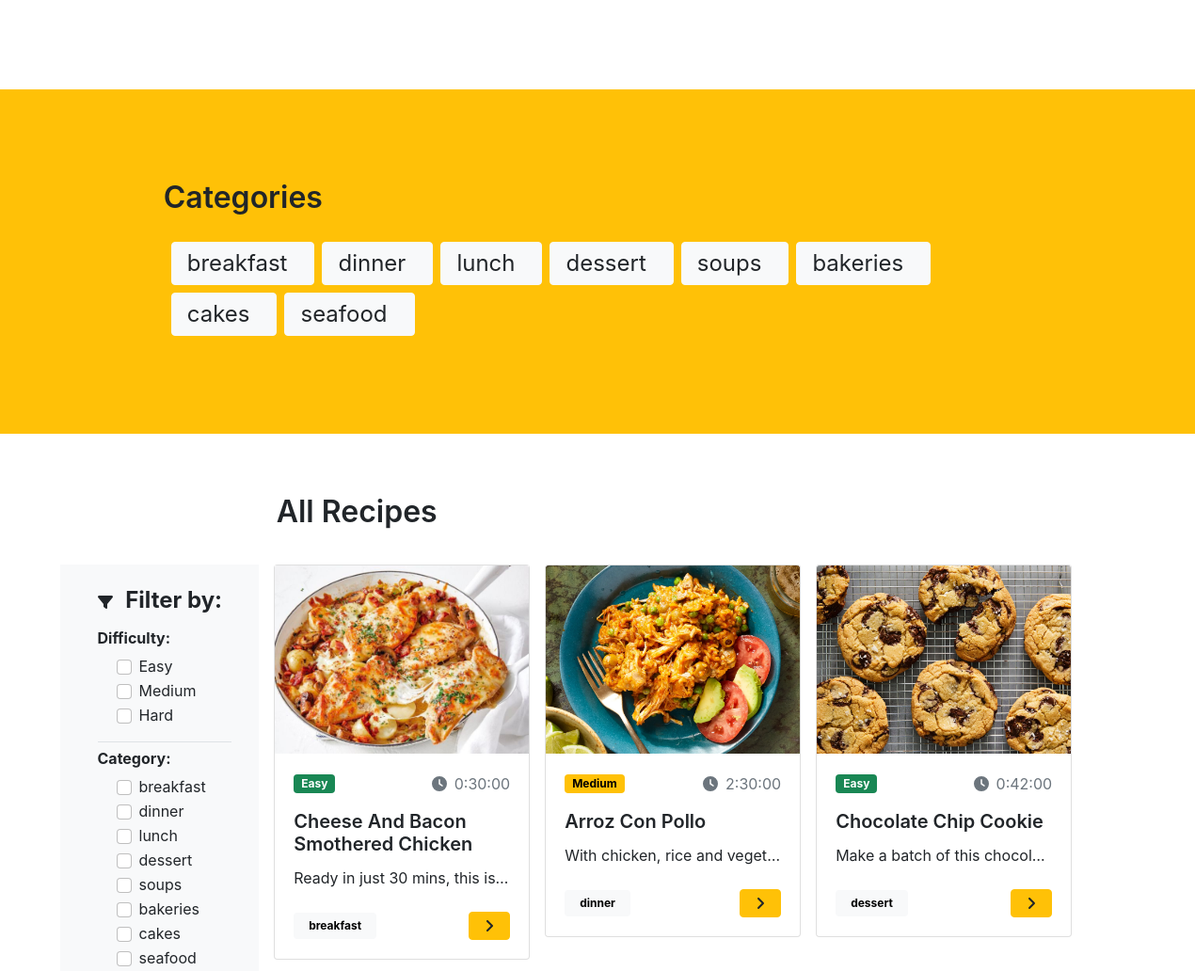
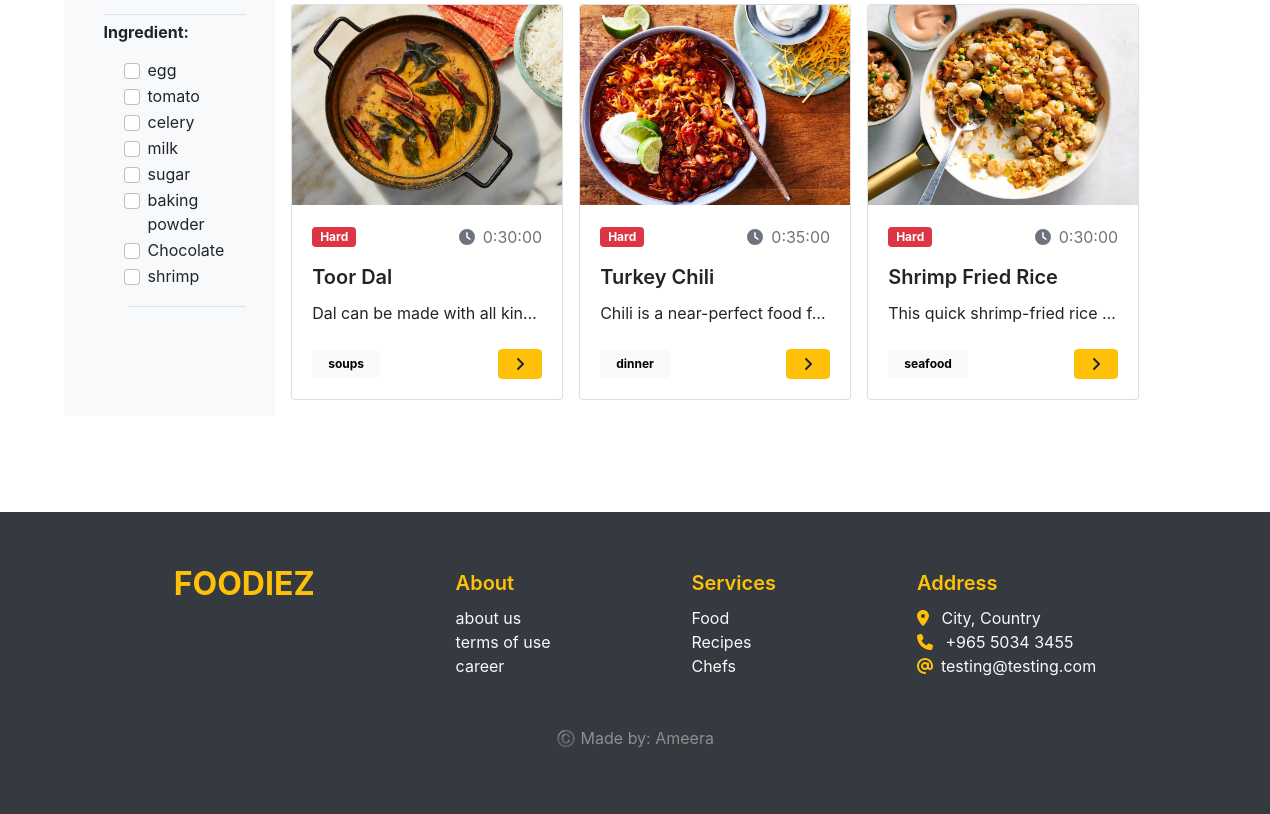
The app's page / (lower part), older data (2 pictures, top to bottom).
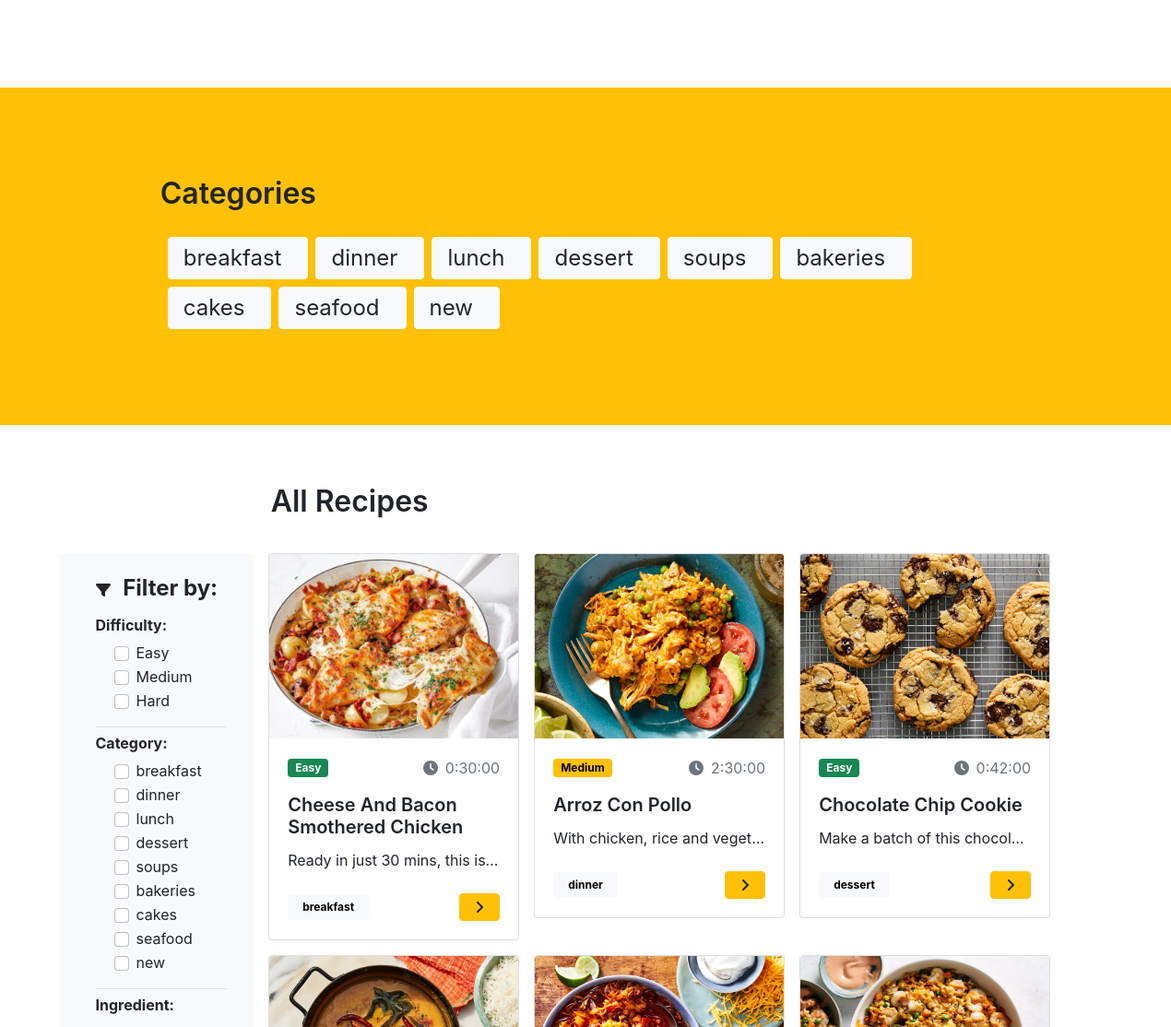
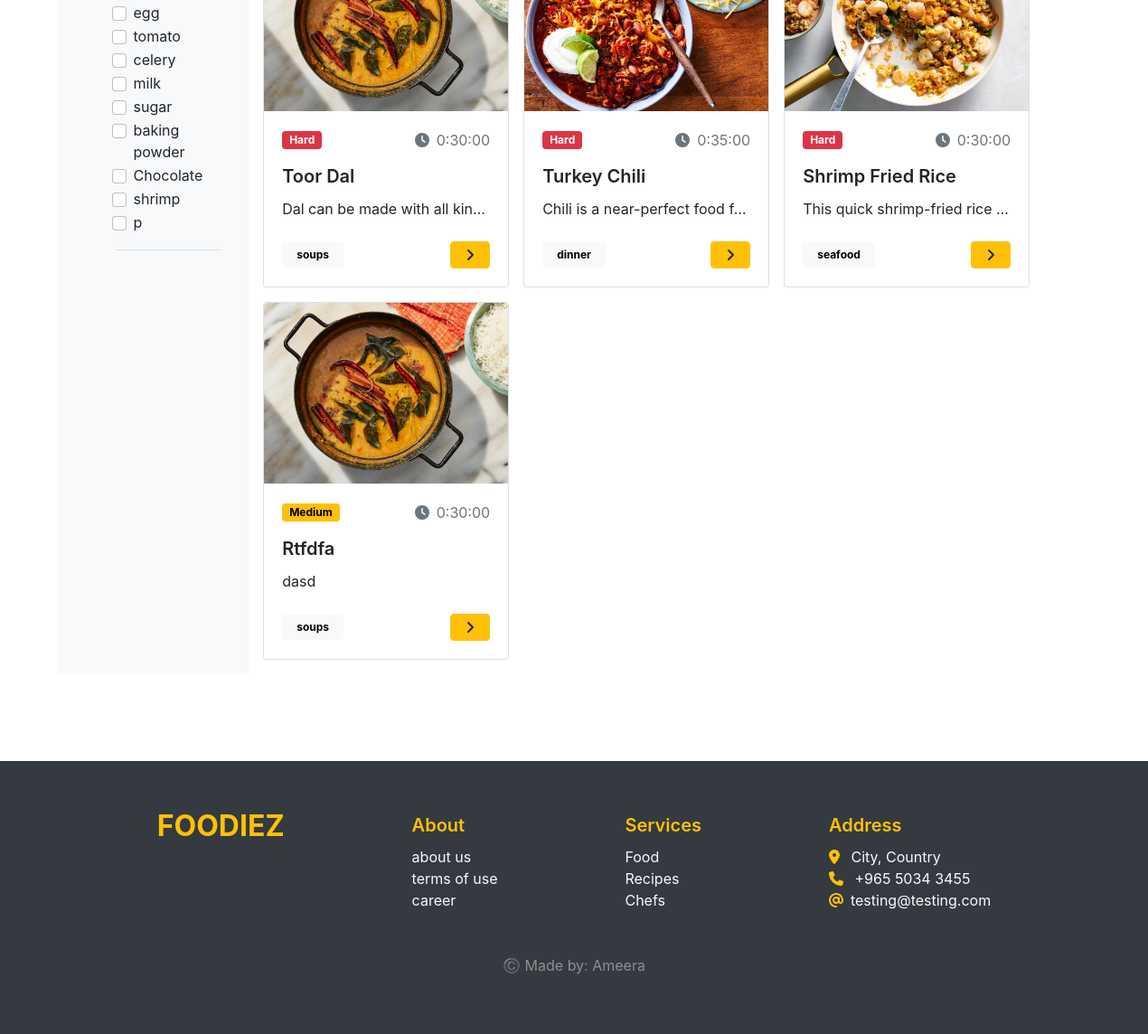
The same page, newer data (2 pictures, top to bottom).
### food/models.py (models this page shows, shortened)
class Category(models.Model):
    name = models.CharField(max_length=100, unique=True)
    def __str__(self) -> str:
        return self.name

class Ingredient(models.Model):
    name = models.CharField(max_length=100, unique=True)

class Recipe(models.Model):
    difficulty_choices = [
        ("Easy", "Easy"),
        ("Medium", "Medium"),
        ("Hard", "Hard"),
    ]
    created_by = models.ForeignKey(User, on_delete=models.CASCADE, related_name="created_by")
    name = models.CharField(max_length=200)
    difficulty = models.CharField(choices=difficulty_choices, max_length=15)
    duration = models.DurationField(default= timedelta(minutes=30))
    calories = models.FloatField(validators=[MinValueValidator(1), MaxValueValidator(10000)])
    serving = models.PositiveIntegerField(default=1)
    category = models.ForeignKey(Category, on_delete=models.PROTECT ,related_name="category")
    ingredients = models.ManyToManyField(Ingredient, related_name="ingredients")
    image = models.ImageField(upload_to="recipes/", default= "static/placeholder.png") # add a default image in static files
    description = models.TextField()
    directions = models.TextField()
    editor_pick = models.BooleanField(default=False)

### food/views.py (the view)
# urls.py: path("", home_view, name="home"),
def home_view(request):
    login_form = LoginForm()
    register_form = RegisterForm()
    recipes = Recipe.objects.all()
    editors_pick = Recipe.objects.filter(editor_pick=True)
    categories = Category.objects.all()
    ingredients = Ingredient.objects.all()
    category_form = CategoryForm()
    ingredient_form = IngredientForm()
    context = {
        "login_form": login_form,
        "register_form": register_form,
        "recipes": recipes,
        "categories": categories,
        "category_form": category_form ,
        "editors_pick": editors_pick,
        "ingredient_form": ingredient_form,
        "ingredients": ingredients,
    }
    return render(request, "base.html", context)

### food/forms.py
class LoginForm(forms.Form):
    username = forms.CharField(required=True)
    password = forms.CharField(required=True, widget=forms.PasswordInput(),)

class RegisterForm(forms.ModelForm):
    class Meta:
        model = User
        fields = ["username", "password"]
        widgets = {
            "password": forms.PasswordInput()
        }

### food/templates/base.html (shortened to what this page needs)
{% load bootstrap4 %}
{% bootstrap_css %}
{% load static %}
<!DOCTYPE html>
<html lang="en">
    <head>
        <link href="https://cdn.jsdelivr.net/npm/bootstrap@5.2.0/dist/css/bootstrap.min.css" rel="stylesheet">
        <link rel="stylesheet" href="{% static 'css/styles.css' %}">
    </head>
    <body >
                    {% if request.user.is_authenticated %}
                    <li class="nav-item fs-5 fw-semibold mx-auto"><a class="nav-link link-dark" href="{% url 'logout' %}">Logout</a></li>
                    {% else %}
                        {% include 'login.html' %}
                    {% include 'register.html' %}
                    {% endif %}
        {% block content %}
        {% include 'landing_page.html' %}
        {% endblock content %}
        <footer class="m-auto bg-dark pt-5 pb-5">
            <div class="container w-75 mb-5 d-flex justify-content-between">
                <a class="link-warning fs-2 fw-bold m-0" href="{% url 'home' %}">FOODIEZ</a>
                <div class="d-flex flex-column">
                    <p class="fs-5 fw-semibold mt-2 mb-2 text-warning">About</p>
                    <a class="link-light" href="#">about us</a>
                    <a class="link-light" href="#">terms of use</a>
                    <a class="link-light" href="#">career</a>
                </div>
                <div class="d-flex flex-column">
                    <p class="fs-5 fw-semibold mt-2 mb-2 text-warning">Services</p>
                    <a class="link-light" href="#">Food</a>
                    <a class="link-light" href="#">Recipes</a>
                    <a class="link-light" href="#">Chefs</a>
                </div>
                <div class="d-flex flex-column text-light">
                    <p class="fs-5 fw-semibold mt-2 mb-2 text-warning">Address</p>
                    <p class="m-0"><i class="fa-solid fa-location-dot me-2 text-warning"></i> City, Country</p>
                    <p class="m-0"><i class="fa-solid fa-phone me-2 text-warning"></i> +965 5034 3455</p>
                    <p class="m-0"><i class="fa-solid fa-at me-2 text-warning"></i>testing@testing.com</p>
                </div>
            </div>
            <center class="mt-auto">
                <p class="footer-text fs-6">
                    ©️ Made by: Ameera
                </p>
            </center>
        </footer>
    </body>
</html>

### food/templates/landing_page.html (shortened to what the changed rows need)
{% load static %}
{% block content %}
<section class="bg-warning pb-5">
    <div class="container w-75 py-5 ">
        <h2 class="fs-2 fw-semibold mb-4 mt-5 pb-1">Categories</h2>
        <div class="d-flex flex-wrap ms-2 align-items-center">
            {% for cat in categories %}
            <div href="#" type="link"
                class="btn btn-light d-flex justify-content-between align-items-center py-1 ps-3 mb-2 me-2">
                <p class="fs-4 me-3 my-0">{{ cat.name }}</p>
            </div>
            {% endfor %}
        </div>
    </div>
</section>
<section id="all-recipes" class="pb-5 mb-5 pt-3">
    <div class="container-fluid w-75 d-flex justify-content-between align-items-center mb-2">
        <h2 class="fs-2 fw-semibold mb-4 mt-5 pb-1 " style="margin-left: 13%;">All Recipes</h2>
    </div>
    <div class="container-fluid" style="margin-left: 5%;">
        <div class="row">
            <div class="col-md-2 p-0 m-0 bg-light">
                <div class="d-flex">
                    <div class="p-4 ms-3" style="width: 15vw;">
                        <div class="ms-4">
                            {% for category in categories %}
                            <div class="form-check">
                                <input class="form-check-input" type="checkbox" data-filter="category"
                                    value="{{category.name}}">
                                <label class="form-check-label" for="{{category.name}}">
                                    {{category.name}}
                                </label>
                            </div>
                            {% empty %}
                            <p>There's nothing to see here</p>
                            {% endfor %}
                        </div>
                        <div class="ms-4 pb-3 border-bottom">
                            {% for ingredient in ingredients %}
                            <div class="form-check">
                                <input class="form-check-input" type="checkbox" data-filter="ingredient"
                                    value="{{ingredient.name}}">
                                <label class="form-check-label" for="{{ingredient.name}}">
                                    {{ingredient.name}}
                                </label>
                            </div>
                            {% empty %}
                            <p>There's nothing to see here</p>
                            {% endfor %}
                        </div>
                    </div>
                </div>
            </div>
            <div class="col-md-10 p-0 m-0">
                {% include 'recipes_list.html' %}
            </div>
        </div>
    </div>
</section>
{% endblock content %}

### food/templates/recipes_list.html (shortened to what this page needs)
<div class=" d-flex flex-wrap ms-3" id="filter-recipes">
    {% for recipe in recipes %}
    <div class="card me-3 mb-3" style="width: 17rem; height: max-content;">
        <center style="background-color: rgb(247, 247, 247);">
            <img src="{{ recipe.image.url }}" class="card-img-top w-100" alt="recipe image"
                style="object-fit: cover; height: 200px;">
        </center>
        <div class="card-body">
            <div class="d-flex justify-content-between align-items-center">
                {% if recipe.difficulty == "Easy" %}
                <p><span class="badge text-bg-success py-1 px-2">{{ recipe.difficulty }}</span></p>
                {% elif recipe.difficulty == "Medium" %}
                <p><span class="badge text-bg-warning py-1 px-2">{{ recipe.difficulty }}</span></p>
                {% elif recipe.difficulty == "Hard" %}
                <p><span class="badge text-bg-danger py-1 px-2">{{ recipe.difficulty }}</span></p>
                {% else %}
                null
                {% endif %}
                <p class="text-muted"><i class="fa-solid fa-clock me-2"></i>{{ recipe.duration }}</p>
            </div>
            <h5 class="card-title fw-semibold fs-5" style="text-transform: capitalize;">{{ recipe.name }}</h5>
            <p class="card-text fs-6" style="
                line-height: 1.5em;
                height: 2em;
                overflow: hidden;
                white-space: nowrap;
                text-overflow: ellipsis;
                width: 100%;">
                {{ recipe.description }}
            </p>
            <div class="d-flex justify-content-between align-items-center">
                <span class="badge text-bg-light px-3 py-2">{{ recipe.category }}</span>
                <a href="{% url 'recipe-detail' recipe_id=recipe.id %}" class="btn btn-warning fw-semibold"><i
                        class="fa-solid fa-angle-right mx-1"></i></a>
            </div>
        </div>
    </div>
    {% endfor %}
</div>

Row changes from the older to the newer data that the page shows:
added Category: name "new"
added Ingredient: name "p"
added Recipe: image (picture), difficulty "Medium", duration "0:30:00", name "Rtfdfa", description "dasd", category "soups"
